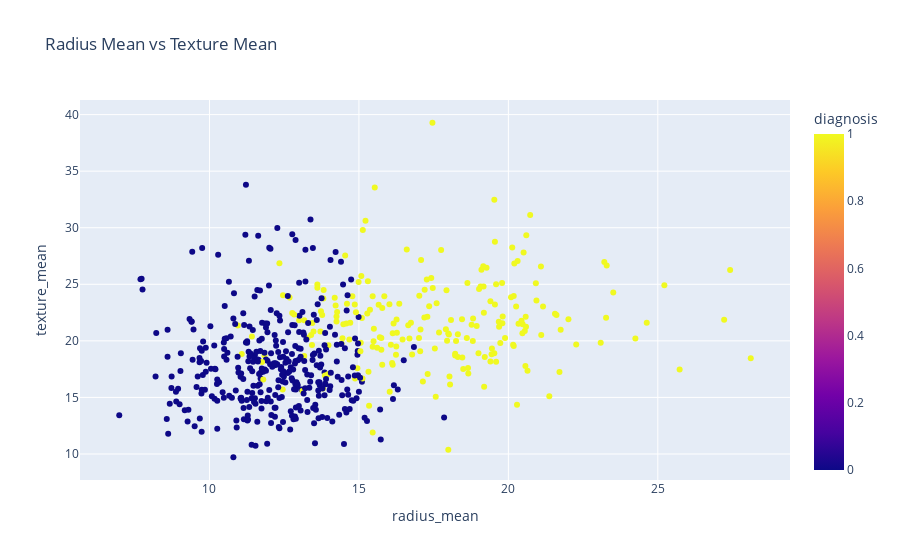

Notebook source saved alongside this figure:
### Markdown cell above
# 🔍 **Important Features Visualization**

### 🎯 **Objective**:
- Visualize the relationship between two key features, `radius_mean` and `texture_mean`, and how they vary by target class (`diagnosis`).

### 🔧 **Code**:
1. **Create a Scatter Plot**:
   - Use `plotly.express.scatter` to plot `radius_mean` vs. `texture_mean`:
     ```python
     fig = px.scatter(
         data, 
         x='radius_mean', 
         y='texture_mean', 
         color='diagnosis', 
         labels={'color': 'Diagnosis'},
         title='Radius Mean vs Texture Mean'
     )
     ```

2. **Display the Scatter Plot**:
   - Render the plot:
     ```python
     fig.show()
     ```

### 📊 **Visualization Output**:
- A scatter plot with:
  - **X-axis**: `radius_mean`
  - **Y-axis**: `texture_mean`
  - Points colored by `diagnosis` (`Benign` or `Malignant`).

### 💡 **Why Visualize?**
- Explore how these features differentiate between classes.
- Identify feature separability and potential decision boundaries for classification.

### Code cell
# Important Features Visualization
fig = px.scatter(
    data, 
    x='radius_mean', 
    y='texture_mean', 
    color='diagnosis', 
    labels={'color': 'Diagnosis'},
    title='Radius Mean vs Texture Mean'
)
fig.show()

### Figure 1 — Plotly figure (JSON) as saved in the notebook; plotly's stock layout.template omitted (floating-point values rounded to 4 significant figures; data arrays with more than 128 entries replaced by an {"elided": "..."} marker saying what was removed)
{"data": [{"hovertemplate": "radius_mean=%{x}<br>texture_mean=%{y}<br>diagnosis=%{marker.color}<extra></extra>", "legendgroup": "", "marker": {"color": {"elided": "569 int values"}, "coloraxis": "coloraxis", "symbol": "circle"}, "mode": "markers", "name": "", "orientation": "v", "showlegend": false, "type": "scatter", "x": {"elided": "569 float values"}, "xaxis": "x", "y": {"elided": "569 float values"}, "yaxis": "y"}], "layout": {"coloraxis": {"colorbar": {"title": {"text": "diagnosis"}}, "colorscale": [[0, "#0d0887"], [0.1111, "#46039f"], [0.2222, "#7201a8"], [0.3333, "#9c179e"], [0.4444, "#bd3786"], [0.5556, "#d8576b"], [0.6667, "#ed7953"], [0.7778, "#fb9f3a"], [0.8889, "#fdca26"], [1, "#f0f921"]]}, "legend": {"tracegroupgap": 0}, "title": {"text": "Radius Mean vs Texture Mean"}, "xaxis": {"anchor": "y", "domain": [0, 1], "title": {"text": "radius_mean"}}, "yaxis": {"anchor": "x", "domain": [0, 1], "title": {"text": "texture_mean"}}}}
